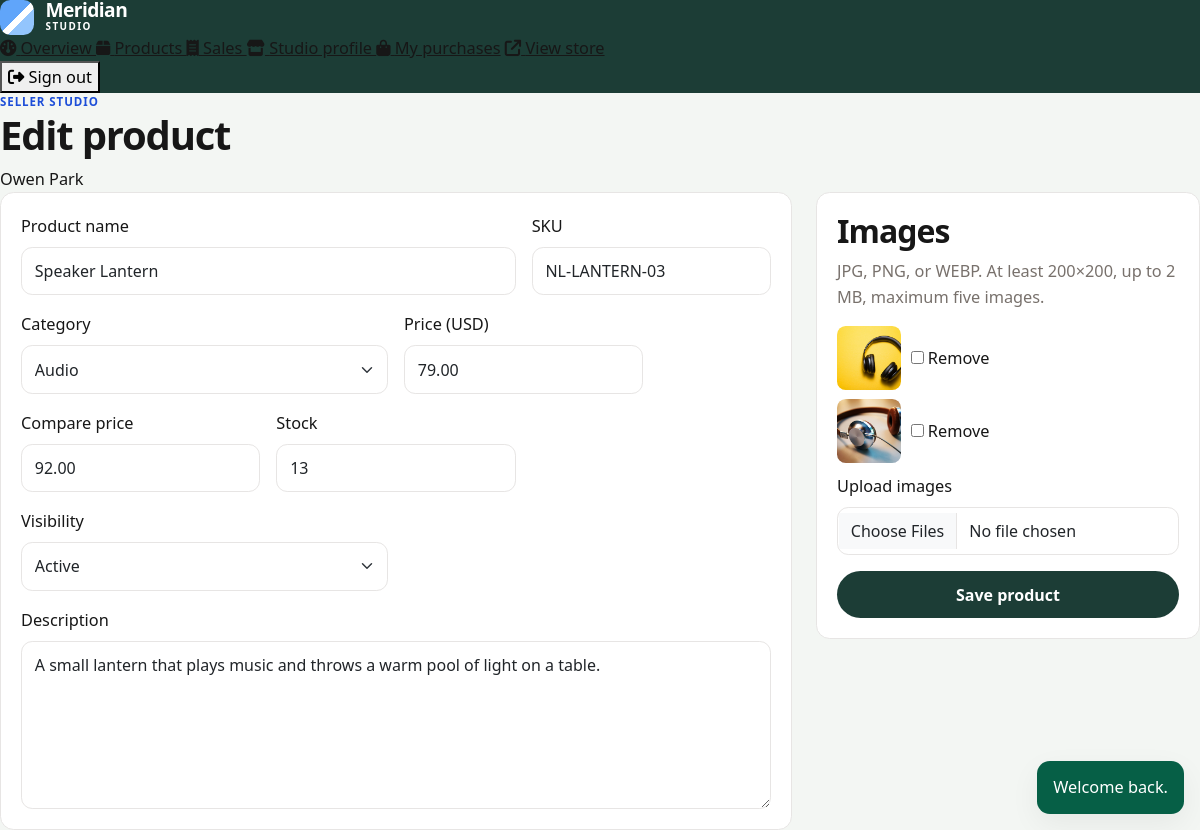
The app's page /seller/product_edit.php?id=16 (signed in) with its own data.
### tables this page shows
CREATE TABLE users (
    id INT UNSIGNED AUTO_INCREMENT PRIMARY KEY,
    name VARCHAR(80) NOT NULL,
    email VARCHAR(120) NOT NULL,
    password VARCHAR(255) NOT NULL,
    phone VARCHAR(20) NOT NULL,
    address VARCHAR(255) NOT NULL,
    avatar VARCHAR(255) NULL,
    role ENUM('customer', 'seller', 'admin') NOT NULL DEFAULT 'customer',
    status ENUM('active', 'suspended') NOT NULL DEFAULT 'active',
    must_change_password TINYINT(1) NOT NULL DEFAULT 0,
    created_at DATETIME NOT NULL DEFAULT CURRENT_TIMESTAMP,
    updated_at DATETIME NOT NULL DEFAULT CURRENT_TIMESTAMP ON UPDATE CURRENT_TIMESTAMP,
    UNIQUE KEY uq_users_email (email),
    KEY idx_users_role_status (role, status)
);

CREATE TABLE products (
    id INT UNSIGNED AUTO_INCREMENT PRIMARY KEY,
    seller_id INT UNSIGNED NOT NULL,
    category_id INT UNSIGNED NOT NULL,
    name VARCHAR(160) NOT NULL,
    slug VARCHAR(160) NOT NULL,
    description TEXT NOT NULL,
    price DECIMAL(10,2) NOT NULL,
    compare_price DECIMAL(10,2) NULL,
    stock INT UNSIGNED NOT NULL DEFAULT 0,
    sku VARCHAR(40) NOT NULL,
    status ENUM('active', 'inactive', 'archived') NOT NULL DEFAULT 'active',
    featured TINYINT(1) NOT NULL DEFAULT 0,
    created_at DATETIME NOT NULL DEFAULT CURRENT_TIMESTAMP,
    updated_at DATETIME NOT NULL DEFAULT CURRENT_TIMESTAMP ON UPDATE CURRENT_TIMESTAMP,
    UNIQUE KEY uq_products_slug (slug),
    UNIQUE KEY uq_products_sku (sku),
    KEY idx_products_category (category_id, status),
    KEY idx_products_seller (seller_id, status),
    KEY idx_products_featured (featured, status),
    KEY idx_products_price (price),
    KEY idx_products_created (created_at),
    CONSTRAINT fk_products_seller FOREIGN KEY (seller_id) REFERENCES users (id),
    CONSTRAINT fk_products_category FOREIGN KEY (category_id) REFERENCES categories (id)
);

CREATE TABLE categories (
    id INT UNSIGNED AUTO_INCREMENT PRIMARY KEY,
    name VARCHAR(60) NOT NULL,
    slug VARCHAR(80) NOT NULL,
    description VARCHAR(255) NOT NULL,
    image VARCHAR(255) NULL,
    status ENUM('active', 'inactive') NOT NULL DEFAULT 'active',
    created_at DATETIME NOT NULL DEFAULT CURRENT_TIMESTAMP,
    updated_at DATETIME NOT NULL DEFAULT CURRENT_TIMESTAMP ON UPDATE CURRENT_TIMESTAMP,
    UNIQUE KEY uq_categories_slug (slug)
);

CREATE TABLE product_images (
    id INT UNSIGNED AUTO_INCREMENT PRIMARY KEY,
    product_id INT UNSIGNED NOT NULL,
    image_path VARCHAR(255) NOT NULL,
    display_order INT NOT NULL DEFAULT 0,
    created_at DATETIME NOT NULL DEFAULT CURRENT_TIMESTAMP,
    KEY idx_images_product (product_id, display_order),
    CONSTRAINT fk_images_product FOREIGN KEY (product_id) REFERENCES products (id) ON DELETE CASCADE
);

### includes/functions.php (called while the page is built, shortened)
<?php
function config(string $group, ?string $key = null, mixed $default = null): mixed
{
    $bag = $GLOBALS['mm_config'][$group] ?? [];
    if ($key === null) {
        return $bag;
    }
    return $bag[$key] ?? $default;
}
function e(mixed $value): string
{
    return htmlspecialchars((string) $value, ENT_QUOTES | ENT_SUBSTITUTE, 'UTF-8');
}
function url(string $path = ''): string
{
    $base = APP_BASE_PATH;
    $path = ltrim($path, '/');
    if ($path === '') {
        return ($base === '' ? '' : $base) . '/';
    }
    $hash = '';
    $query = '';
    return ($base === '' ? '' : $base) . '/' . ltrim($path, '/') . $query . $hash;
}
function asset(string $path): string
{
    $relative = ltrim($path, '/');
    $full = APP_ROOT . '/assets/' . $relative;
    $version = is_file($full) ? (string) filemtime($full) : '1';
    return url('assets/' . $relative) . '?v=' . $version;
}
function media_url(?string $path): string
{
    $path = str_replace('\\', '/', $path);
    return url(ltrim($path, '/'));
}
function get_flashes(): array
{
    $items = $_SESSION['flash'] ?? [];
    return is_array($items) ? $items : [];
}
function old(string $key, string $default = ''): string
{
    $value = $_SESSION['old'][$key] ?? $default;
    return is_string($value) ? $value : $default;
}
function request_int(string $key, string $source = 'post'): int
{
    $bag = $source === 'get' ? $_GET : $_POST;
    $value = $bag[$key] ?? '0';
    return (int) $value;
}
function db(): PDO
{
    static $pdo = null;
    if ($pdo instanceof PDO) {
        return $pdo;
    }
    $cfg = config('db');
    $dsn = sprintf(
        'mysql:host=%s;port=%s;dbname=%s;charset=%s',
        $cfg['host'],
        $cfg['port'],
        $cfg['name'],
        $cfg['charset']
    );
    try {
        $pdo = new PDO($dsn, (string) $cfg['user'], (string) $cfg['pass'], [
            PDO::ATTR_ERRMODE => PDO::ERRMODE_EXCEPTION,
            PDO::ATTR_DEFAULT_FETCH_MODE => PDO::FETCH_ASSOC,
            PDO::ATTR_EMULATE_PREPARES => false,
        ]);
        $pdo->exec("SET time_zone = '+08:00'");
    } catch (PDOException $exception) {
        log_message('database', 'Connection failed: ' . $exception->getMessage());
        if (PHP_SAPI === 'cli') {
            fwrite(STDERR, "Database connection failed. See logs/app.log\n");
            exit(1);
        }
        http_response_code(500);
        require APP_ROOT . '/includes/db_error.php';
        exit;
    }
    return $pdo;
}

### includes/auth.php (called while the page is built, shortened)
<?php
function current_user(bool $refresh = false): ?array
{
    static $loaded = false;
    static $cached = null;
    if ($loaded) {
        return $cached;
    }
    $loaded = true;
    $userId = $_SESSION['user_id'] ?? null;
    $fingerprint = hash('sha256', (string) ($_SERVER['HTTP_USER_AGENT'] ?? 'cli'));
    $known = $_SESSION['fingerprint'] ?? '';
    $stmt = db()->prepare(
        'SELECT id, name, email, phone, address, avatar, role, status, must_change_password, created_at
         FROM users WHERE id = ? LIMIT 1'
    );
    $stmt->execute([(int) $userId]);
    $user = $stmt->fetch();
    $cached = $user;
    return $cached;
}
function require_login(): array
{
    $user = current_user();
    return $user;
}
function require_role(string $role): array
{
    $user = require_login();
    return $user;
}
function enforce_password_change(): void
{
    $user = current_user();
    if (!$user || (int) $user['must_change_password'] !== 1) {
        return;
    }
}

### includes/bootstrap.php (called while the page is built, shortened)
<?php
require_once APP_ROOT . '/includes/functions.php';
require_once APP_ROOT . '/includes/auth.php';
require_once APP_ROOT . '/includes/catalog.php';
require_once APP_ROOT . '/includes/product_service.php';
if (PHP_SAPI !== 'cli') {
    enforce_password_change();
}

### includes/product_service.php (called while the page is built, shortened)
<?php
function load_owned_product(int $productId, int $actorId, bool $asAdmin): array
{
    $stmt = db()->prepare(
        'SELECT p.*, sp.shop_name
         FROM products p
         LEFT JOIN seller_profiles sp ON sp.user_id = p.seller_id
         WHERE p.id = ? LIMIT 1'
    );
    $stmt->execute([$productId]);
    $product = $stmt->fetch();
    return $product;
}

### includes/catalog.php (called while the page is built, shortened)
<?php
function product_images(int $productId): array
{
    $stmt = db()->prepare(
        'SELECT id, image_path, display_order FROM product_images WHERE product_id = ? ORDER BY display_order, id'
    );
    $stmt->execute([$productId]);
    return $stmt->fetchAll();
}

### includes/product_form.php (the view, shortened to what this page needs)
<?php
$product = $product ?? null;
$images = $images ?? [];
?>
<div class="row g-4">
    <div class="col-lg-8">
        <section class="form-card">
            <div class="row g-3">
                <div class="col-md-8">
                    <label class="form-label" for="name">Product name</label>
                    <input class="form-control" id="name" name="name" required maxlength="160" value="<?= e(old('name', (string) ($product['name'] ?? ''))) ?>">
                </div>
                <div class="col-md-4">
                    <label class="form-label" for="sku">SKU</label>
                    <input class="form-control" id="sku" name="sku" required maxlength="40" value="<?= e(old('sku', (string) ($product['sku'] ?? ''))) ?>">
                </div>
                <div class="col-md-6">
                    <label class="form-label" for="category_id">Category</label>
                    <select class="form-select" id="category_id" name="category_id" required>
                        <?php foreach ($categories as $category): ?>
                            <option value="<?= e((string) $category['id']) ?>" <?= (string) old('category_id', (string) ($product['category_id'] ?? '')) === (string) $category['id'] ? 'selected' : '' ?>><?= e($category['name']) ?></option>
                        <?php endforeach; ?>
                    </select>
                </div>
                <div class="col-md-4">
                    <label class="form-label" for="price">Price (USD)</label>
                    <input class="form-control" id="price" name="price" required inputmode="decimal" value="<?= e(old('price', isset($product['price']) ? number_format((float) $product['price'], 2, '.', '') : '')) ?>">
                </div>
                <div class="col-md-4">
                    <label class="form-label" for="compare_price">Compare price</label>
                    <input class="form-control" id="compare_price" name="compare_price" inputmode="decimal" value="<?= e(old('compare_price', isset($product['compare_price']) && $product['compare_price'] !== null ? number_format((float) $product['compare_price'], 2, '.', '') : '')) ?>">
                </div>
                <div class="col-md-4">
                    <label class="form-label" for="stock">Stock</label>
                    <input class="form-control" id="stock" name="stock" type="number" min="0" max="100000" required value="<?= e(old('stock', (string) ($product['stock'] ?? '0'))) ?>">
                </div>
                <div class="col-md-6">
                    <label class="form-label" for="status">Visibility</label>
                    <select class="form-select" id="status" name="status">
                        <?php $status = old('status', (string) ($product['status'] ?? 'active')); ?>
                        <option value="active" <?= $status === 'active' ? 'selected' : '' ?>>Active</option>
                    </select>
                </div>
                <div class="col-12">
                    <label class="form-label" for="description">Description</label>
                    <textarea class="form-control" id="description" name="description" rows="6" required maxlength="5000"><?= e(old('description', (string) ($product['description'] ?? ''))) ?></textarea>
                </div>
            </div>
        </section>
    </div>
    <div class="col-lg-4">
        <section class="form-card">
            <h2>Images</h2>
            <p class="muted">JPG, PNG, or WEBP. At least 200×200, up to 2 MB, maximum five images.</p>
            <?php foreach ($images as $image): ?>
                <label class="image-check">
                    <img src="<?= e(media_url($image['image_path'])) ?>" alt="">
                    <span><input type="checkbox" name="remove_images[]" value="<?= e((string) $image['id']) ?>"> Remove</span>
                </label>
            <?php endforeach; ?>
            <label class="form-label" for="images">Upload images</label>
            <input class="form-control" id="images" type="file" name="images[]" accept=".jpg,.jpeg,.png,.webp,image/jpeg,image/png,image/webp" multiple>
            <button class="btn btn-accent w-100 mt-3" type="submit"><?= e($product ? 'Save product' : 'Create product') ?></button>
        </section>
    </div>
</div>

### includes/seller_header.php (shortened to what this page needs)
<?php
$pageTitle = $pageTitle ?? 'Seller';
$panelUser = current_user();
?>
<!DOCTYPE html>
<html lang="en">
<head>
    <link href="https://cdn.jsdelivr.net/npm/bootstrap@5.3.3/dist/css/bootstrap.min.css" rel="stylesheet">
    <link href="https://cdnjs.cloudflare.com/ajax/libs/font-awesome/6.5.2/css/all.min.css" rel="stylesheet">
    <link href="<?= e(asset('css/style.css')) ?>" rel="stylesheet">
    <link href="<?= e(asset('css/seller.css')) ?>" rel="stylesheet">
</head>
<body class="panel-body seller-body">
<div class="panel-shell">
    <div class="d-none d-lg-block"><?php require APP_ROOT . '/includes/seller_navbar.php'; ?></div>
    <div class="panel-main">
        <header class="panel-top">
            <div>
                <p class="eyebrow mb-0">Seller studio</p>
                <h1><?= e($pageTitle) ?></h1>
            </div>
            <span class="who"><?= e($panelUser['name'] ?? '') ?></span>
        </header>
                <?php require APP_ROOT . '/includes/seller_navbar.php'; ?>
        <div class="toast-stack" aria-live="polite">
            <?php foreach (get_flashes() as $flash): ?>
                <div class="toast-card toast-<?= e($flash['type']) ?>"><?= e($flash['message']) ?></div>
            <?php endforeach; ?>
        </div>
        <div class="panel-content">

### assets/css/style.css (style rules this page uses)
:root { --ink: #171717; --ink-soft: #3f3f46; --paper: #ffffff; --canvas: #f5f5f4; --line: #e7e5e4; --muted: #78716c; --accent: #1d4ed8; --accent-soft: #dbeafe; --accent-deep: #1e3a8a; --ok: #047857; --danger: #b91c1c; --radius: 0.85rem; --shadow: 0 10px 30px rgba(23, 23, 23, 0.06); --display: "Libre Franklin", "Segoe UI", sans-serif; --sans: "Nunito Sans", "Segoe UI", sans-serif; }
* { box-sizing: border-box; }
html { scroll-behavior: smooth; }
body { margin: 0; color: var(--ink); background: linear-gradient(180deg, #fafaf9 0%, var(--canvas) 100%); font-family: var(--sans); font-size: 1.02rem; line-height: 1.6; }
img { max-width: 100%; display: block; }
h1, h2, h3, .brand strong { font-family: var(--display); font-weight: 700; letter-spacing: -0.03em; line-height: 1.15; }
.eyebrow { color: var(--accent); letter-spacing: .08em; text-transform: uppercase; font-size: .72rem; font-weight: 800; margin: 0; }
.muted { color: var(--muted); }
.icon-btn, .btn-quiet, .btn-accent, .btn-danger-soft { border-radius: 999px; font-weight: 700; }
.btn-accent { background: var(--ink); color: #fff; border: 0; padding: .72rem 1.2rem; transition: background .2s ease, transform .2s ease; }
.maker-card, .form-card, .summary-card, .plain-card, .empty-panel { background: var(--paper); border-radius: var(--radius); padding: 1.25rem; border: 1px solid var(--line); }
.toast-stack { position: fixed; right: 1rem; bottom: 1rem; z-index: 50; display: grid; gap: .5rem; }
.toast-card { background: var(--ink); color: white; padding: .85rem 1rem; border-radius: .8rem; max-width: 320px; box-shadow: var(--shadow); }
.toast-success { background: #065f46; }
.image-check { display: flex; gap: .6rem; align-items: center; margin-bottom: .6rem; }
.image-check img { width: 64px; height: 64px; object-fit: cover; border-radius: .55rem; }
.form-control, .form-select { border-color: var(--line); border-radius: .7rem; padding: .7rem .8rem; }

### assets/css/seller.css (style rules this page uses)
.seller-body { background: #f3f6f3; }
.seller-body .btn-accent { background: #1c3d36; }

### records on screen
users: name "Owen Park"
products: name "Speaker Lantern", sku "NL-LANTERN-03", category_id "Audio", price "79.00", compare_price "92.00", stock "13", status "Active", description "A small lantern that plays music and throws a warm pool of light on a table."
product_images: image_path (picture)
product_images: image_path (picture)

### other values on screen
$label "Overview"
$label "Products"
$label "Sales"
$label "Studio profile"
$pageTitle "Edit product"
$flash['message'] "Welcome back."
$product ? 'Save product' : 'Create product' "Save product"
